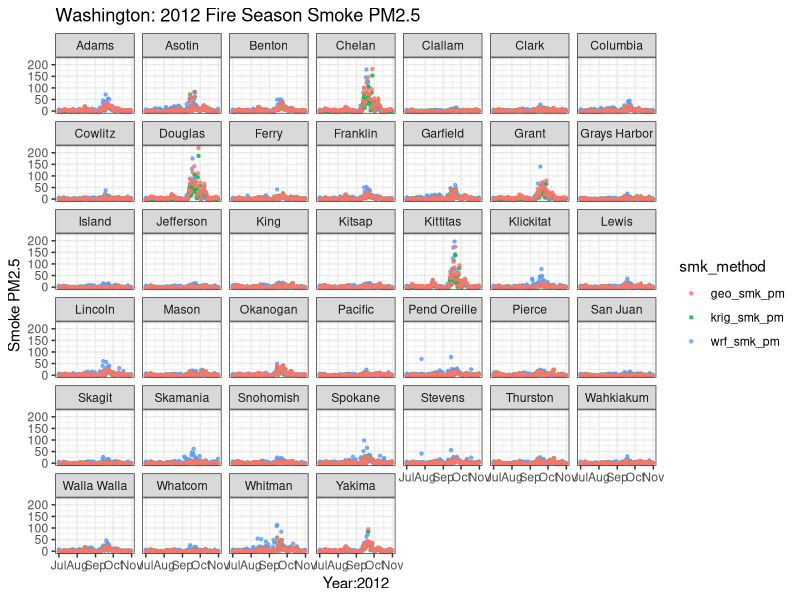
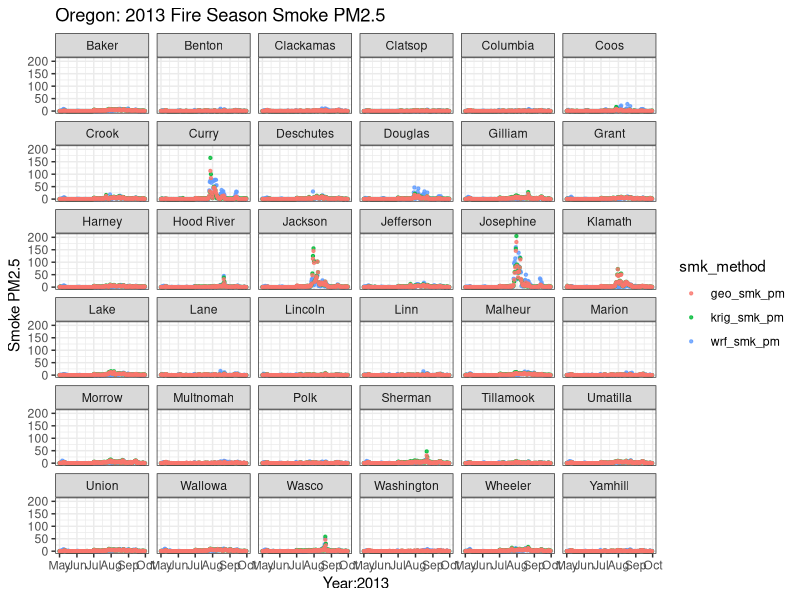
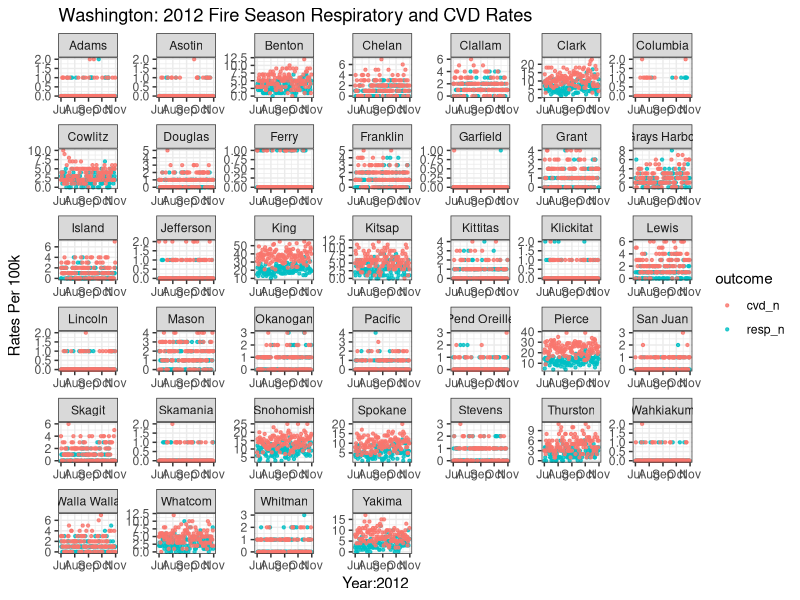
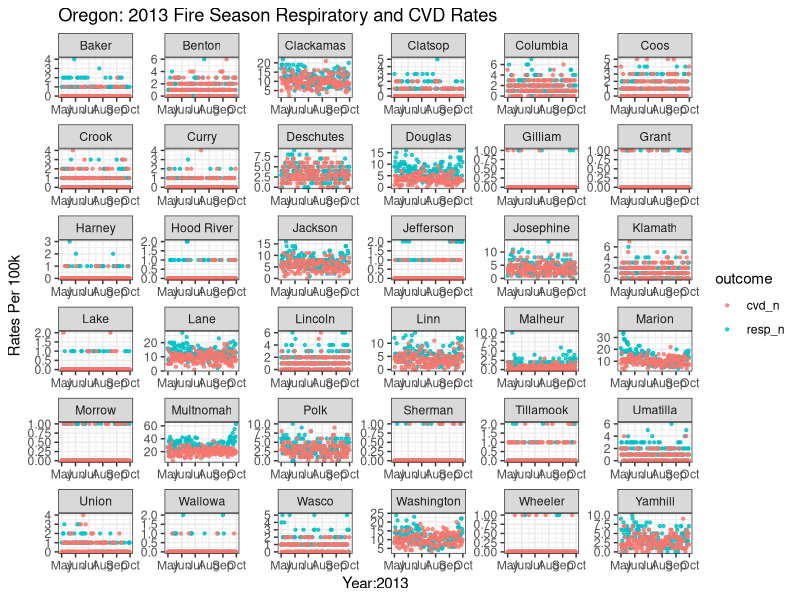
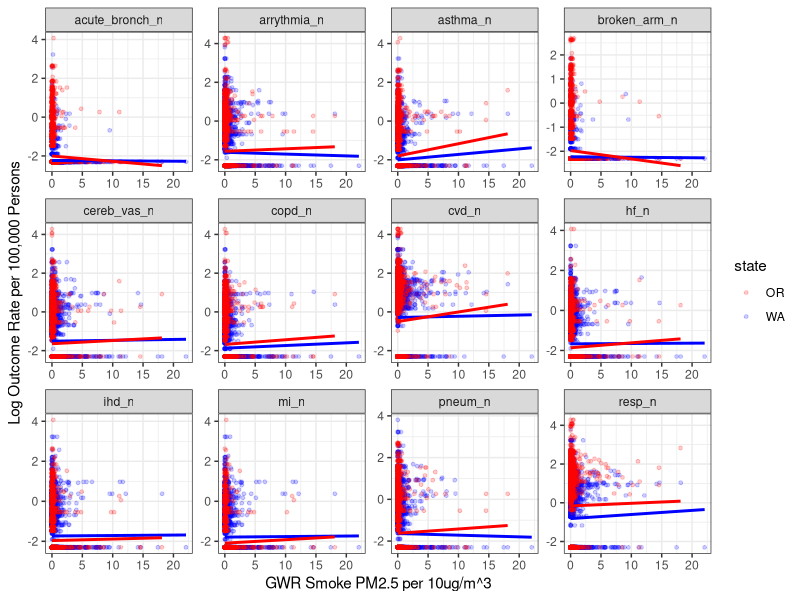
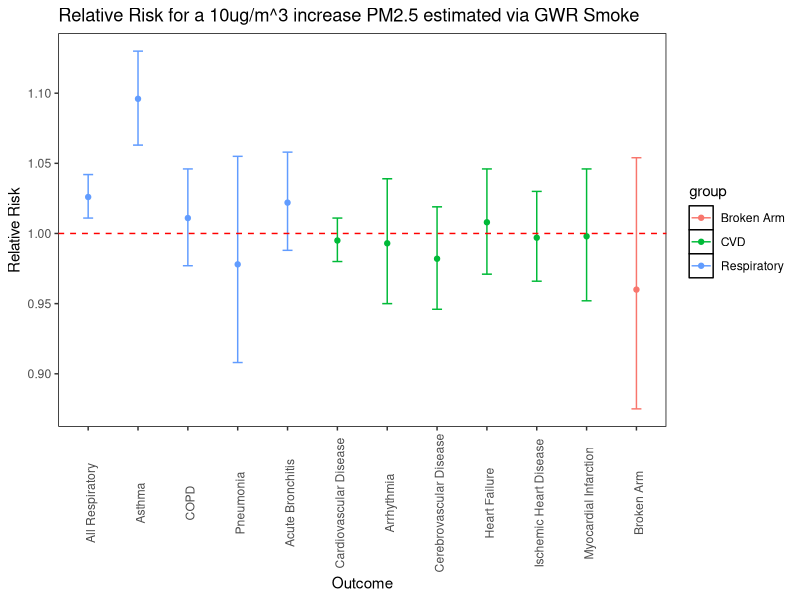

These figures' R source, in order:
## ---- chunk 1
library(tidyverse)
library(lme4)
library(broom)
## ---- chunk 2
meta_ts <- read_csv("../data/meta_timeseries.csv") %>% 
  # creating 10 unit increase var of geo smoke and day of week
  mutate(geo_smk10 = geo_smk_pm/10,
         day = weekdays(date)) %>% 
  # creating lag variables for a crude distributed lag
  group_by(county) %>% 
  mutate(geo_smk_lag1 = lag(geo_smk_pm, 1, order_by = county),
         geo_smk_lag2 = lag(geo_smk_pm, 2, order_by = county),
         geo_smk_lag3 = lag(geo_smk_pm, 3, order_by = county),
         geo_smk_lag4 = lag(geo_smk_pm, 4, order_by = county),
         geo_smk_lag5 = lag(geo_smk_pm, 5, order_by = county),
         geo_smk_lag6 = lag(geo_smk_pm, 6, order_by = county),
         geo_smk_lag7 = lag(geo_smk_pm, 7, order_by = county),
         geo_smk_lag8 = lag(geo_smk_pm, 8, order_by = county),
         geo_smk_lag9 = lag(geo_smk_pm, 9, order_by = county),
         geo_smk_lag10 = lag(geo_smk_pm, 10, order_by = county))
         
## ---- chunk 3
# washington
wa_ts <- meta_ts %>% filter(state == "WA")
# oregon
or_ts <- meta_ts %>% filter(state == "OR")

# count of state outcome timeseries
state_outcome_count <- meta_ts %>% group_by(state, date) %>% 
  # remove columns I don't want to calculate
  select(-fips, -county) %>% 
  # add up outcomes in each county
  summarise_each(funs(sum), n_obs:broken_arm_n)

# average of environmental measures, joined with outcomes
state_ts <- meta_ts %>% group_by(state, date) %>% 
  select(-fips, -county) %>% 
  summarise_each(funs(mean, median, min, max), wrf_pm:wrf_temp) %>% 
  full_join(state_outcome_count, by = c("state", "date"))

#summary(state_ts)

## ---- chunk 4

# small multiples dataset
wa_smk <- wa_ts %>% 
  select(county, date, wrf_smk_pm, krig_smk_pm, geo_smk_pm) %>% 
  gather(key = smk_method, value = pm, -date, - county)
  
  
wa_smk_plot <- ggplot(wa_smk, aes(x = date, y = pm)) +
  geom_point(aes(colour = smk_method), alpha = 0.8, size = 0.8) +
  ggtitle("Washington: 2012 Fire Season Smoke PM2.5") +
  facet_wrap(~county) +
  ylab("Smoke PM2.5") +
  xlab("Year:2012") +
  theme_bw()

wa_smk_plot

## ---- chunk 5

# small multiples dataset
or_smk <- or_ts %>% 
  select(county, date, wrf_smk_pm, krig_smk_pm, geo_smk_pm) %>% 
  gather(key = smk_method, value = pm, -date, - county)
  
  
or_smk_plot <- ggplot(or_smk, aes(x = date, y = pm)) +
  geom_point(aes(colour = smk_method), alpha = 0.8, size = 0.8) +
  facet_wrap(~county) +
  ggtitle("Oregon: 2013 Fire Season Smoke PM2.5") +
  ylab("Smoke PM2.5") +
  xlab("Year:2013") +
  theme_bw()

or_smk_plot

## ---- chunk 6
glimpse(wa_ts)
# small multiples dataset
wa_health <- wa_ts %>% 
  select(county, date, population, n_obs:broken_arm_n) %>% 
  gather(key = outcome, value = events, -date, -county, -population) %>% 
  mutate(rate_per_100k = (events/population)*100000) %>% 
  filter(outcome == "resp_n" | outcome == "cvd_n")

#glimpse(wa_health)

# plot of rates
count_plot <- ggplot(wa_health, aes(x=date, y=events)) +
  geom_point(aes(colour = outcome), alpha = 0.8, size = 0.8) +
  facet_wrap(~county, scales = "free") +
  ggtitle("Washington: 2012 Fire Season Respiratory and CVD Rates") +
  ylab("Rates Per 100k") +
  xlab("Year:2012") +
  theme_bw()

count_plot
## ---- chunk 7
# small multiples dataset
or_health <- or_ts %>% 
  select(county, date, population, n_obs:broken_arm_n) %>% 
  gather(key = outcome, value = events, -date, -county, -population) %>% 
  mutate(rate_per_100k = (events/population)*100000) %>% 
  filter(outcome == "resp_n" | outcome == "cvd_n")

# plot of rates
count_plot <- ggplot(or_health, aes(x=date, y=events)) +
  geom_point(aes(colour = outcome), alpha = 0.8, size = 0.8) +
  facet_wrap(~county, scales = "free") +
  ggtitle("Oregon: 2013 Fire Season Respiratory and CVD Rates") +
  ylab("Rates Per 100k") +
  xlab("Year:2013") +
  theme_bw()

count_plot

## ---- chunk 8
# calclating rates per 100k
rate_df <- meta_ts %>% mutate_at(
    which(colnames(meta_ts)=="n_obs"):which(colnames(meta_ts)=="broken_arm_n"),
    funs((./population)*100000)) %>% 
  mutate_at(c("wrf_smk_pm", "krig_smk_pm", "geo_smk_pm"),
    funs(./10)) %>% 
  select(state, county, date, geo_smk_pm,
  which(colnames(meta_ts)=="n_obs"):
  which(colnames(meta_ts)=="broken_arm_n")) %>% 
  gather(key = outcome, value = rate_100k, -state, 
         -county, -date, -geo_smk_pm) %>% 
  filter(outcome != "n_obs")
  

# plot of pm2.5 every 10 units and asthma
ggplot(rate_df, aes(x = geo_smk_pm, y = log(rate_100k+0.1))) +
  geom_point(aes(colour = state), alpha = 0.2, , size = 1) + 
  scale_colour_manual(values = c("red", "blue")) +
  # truncated y axis
  #scale_y_continuous(limits = c(0, 1.5)) +
  # fit line for Washington
  geom_smooth(data = filter(rate_df, state == "WA"), 
              method=lm, formula = y~x, se = F, colour = "blue") +
  # fit line for Oregon
  geom_smooth(data = filter(rate_df, state == "OR"),
              method=lm, formula = y~x, se = F, colour = "red") +
  facet_wrap(~outcome, scale  = "free") +
  ylab("Log Outcome Rate per 100,000 Persons") +
  xlab("GWR Smoke PM2.5 per 10ug/m^3") +
  theme_bw()  

## ---- chunk 9
# create empty dataframe
rr_df <- data.frame(matrix(nrow = 12, ncol = 4))
colnames(rr_df) <- c("outcome", "rel_risk", "lower_95", "upper_95")

# vector of outcomes
outcome_list <- colnames(meta_ts[, which(colnames(meta_ts)=="resp_n"):
    which(colnames(meta_ts)=="broken_arm_n")])

# names 
outcome_names <- c('All Respiratory', 'Asthma', 'COPD', 'Pneumonia', 
  'Acute Bronchitis', 'Cardiovascular Disease', 'Arrhythmia', 
  'Cerebrovascular Disease', 'Heart Failure', 'Ischemic Heart Disease',
  'Myocardial Infarction', 'Broken Arm')

# populate outcome column
rr_df[,1] <- factor(outcome_names, levels=unique(outcome_names))

meow <- lapply(outcome_list, function(x){

 smk_est <- tidy(glm(as.formula(paste0(x, 
    "~ geo_smk10 + wrf_temp + state + county + 
    day + offset(log(population))")), 
    meta_ts, family="quasipoisson"))[2, ]
 
 rr <- c(round(exp(smk_est[1,2]),3),
         round(exp(smk_est[1,2]-1.96*smk_est[1,3]),3),
         round(exp(smk_est[1,2]+1.96*smk_est[1,3]),3))
 
}) # end apply

for(i in 1:nrow(rr_df)){
  rr_df[i,2:4] <- meow[[i]]
}

# add in a grouping variable
rr_df$group <- NA
rr_df[1:5, 5] <- "Respiratory"
rr_df[6:11, 5] <- "CVD"
rr_df[12, 5] <- "Broken Arm"

# tried apply function and it might have been easier to just use a loop
# as I needed a for loop to fill the list in to the dataframe
# code is more compact though
# I should check speed (or make a custom function to do this one day)

ggplot(rr_df, aes(x=outcome, y = rel_risk, colour = group)) +
  geom_point() +
  geom_errorbar(aes(ymin=lower_95, ymax=upper_95), width = 0.2) +
  geom_hline(yintercept = 1, linetype = 2, colour = "red") +
  theme(
   panel.background = element_rect(fill = 'white', colour = 'black'),
   panel.grid.major = element_blank(),
   panel.grid.minor = element_blank(),
   axis.text.x = element_text(angle = 90, vjust = .75)) +
  ylab("Relative Risk") +
  xlab("Outcome") +
  ggtitle("Relative Risk for a 10ug/m^3 increase PM2.5 estimated via GWR Smoke")
